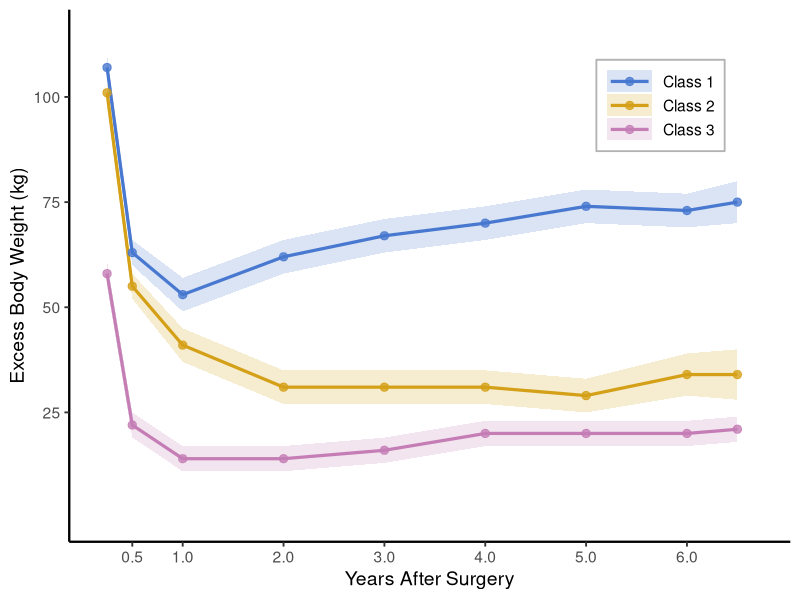

R code for this plot:
library(ggplot2)
library(RColorBrewer)

df = read.csv("data.csv")

df$class = factor(df$class, levels = c("Class 1", "Class 2", "Class 3"))

class_colors = c(
  "Class 1" = "#4878CF",
  "Class 2" = "#D4A017",
  "Class 3" = "#C47DB5"
)

p = ggplot(df, aes(x = year, y = ebw_mean, color = class, fill = class)) +
  geom_ribbon(aes(ymin = ebw_lower, ymax = ebw_upper), alpha = 0.2, color = NA) +
  geom_line(linewidth = 1.1) +
  geom_point(size = 2.5, alpha = 0.8) +
  scale_color_manual(values = class_colors, name = NULL) +
  scale_fill_manual(values = class_colors, name = NULL) +
  scale_x_continuous(
    breaks = c(0.5, 1, 2, 3, 4, 5, 6),
    limits = c(0.2, 6.7)
  ) +
  scale_y_continuous(
    breaks = c(25, 50, 75, 100),
    limits = c(0, 115)
  ) +
  labs(
    x = "Years After Surgery",
    y = "Excess Body Weight (kg)"
  ) +
  theme_classic(base_size = 14) +
  theme(
    legend.position = c(0.82, 0.82),
    legend.background = element_rect(color = "grey70", fill = "white"),
    legend.key.width = unit(1.2, "cm"),
    axis.line = element_line(linewidth = 0.8)
  )

ggsave("plot.png", p, width = 5, height = 4, dpi = 800)
